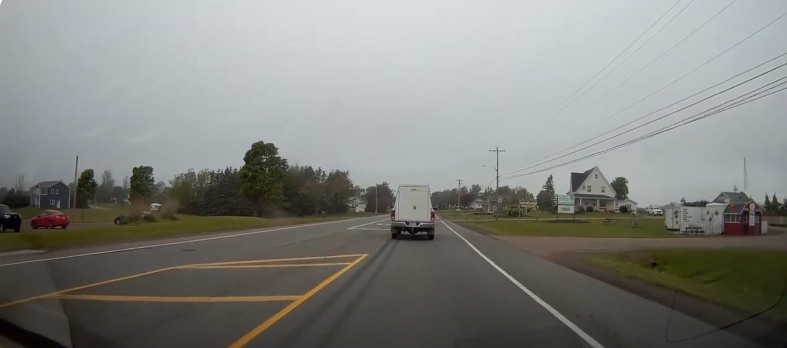
//> input picture data/test1.png, 1574 x 696 px (shown at 1/2 size)
$ ./main   (built with g++ and OpenCV 4)
//> lines starting //> are read from the running program, lines starting //| are printed output that depends on the picture
#include <iostream>
#include <opencv2/opencv.hpp>

using namespace cv;

int main(int ac, char** av)
{
  std::cout<<"q"<<std::endl;

  Mat img1;
  Mat img2;

  img1= imread("../data/test1.png", IMREAD_COLOR );
//> img1 is the input picture: 696 rows x 1574 cols, CV_8UC3; mean B, G, R 127.3, 131, 129.5
  if ( !img1.data )
  {
    printf("No image data \n");
    return -1;
  }

  img2= imread("../data/test1.png", IMREAD_COLOR );
  if ( !img2.data )
  {
    printf("No image data \n");
    return -1;
  }

  resize(img1, img1, cv::Size(img1.cols * 0.5,img1.rows * 0.5), INTER_LINEAR);
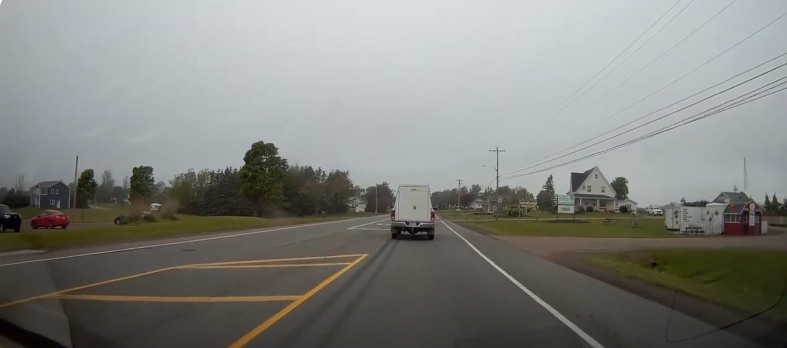
//> img1: 348 rows x 787 cols, CV_8UC3; mean B, G, R 127.4, 131.1, 129.6
  resize(img2, img2, cv::Size(img2.cols * 0.5,img2.rows * 0.5), INTER_LINEAR);

  namedWindow("Display Image1 ", WINDOW_AUTOSIZE );
  imshow("Display Image1", img1);
  namedWindow("Display Image2", WINDOW_AUTOSIZE );
  imshow("Display Image2", img2);


  //-- Step 1: Detect the keypoints using SIFT Detector, compute the descriptors
  int minHessian = 400;
  Ptr<SIFT> detector = SIFT::create( minHessian );
  std::vector<KeyPoint> keypoints1, keypoints2;
  Mat descriptors1, descriptors2;
  detector->detectAndCompute( img1, noArray(), keypoints1, descriptors1 );
//> keypoints1 = 400 keypoints; strongest (x, y, size): (577, 179, 9.8), (620, 186, 10.7), (264, 187, 55.2), (703, 204, 5.2)
  detector->detectAndCompute( img2, noArray(), keypoints2, descriptors2 );
//> keypoints2 has the same summary as keypoints1

  std::cout<<"keypoints1 size = "<<keypoints1.size()<<std::endl;
//| keypoints1 size = 400
  std::cout<<"keypoints2 size = "<<keypoints2.size()<<std::endl;
//| keypoints2 size = 400

  //-- Step 2: Matching descriptor vectors with a FLANN based matcher
  // Since SURF is a floating-point descriptor NORM_L2 is used
  Ptr<DescriptorMatcher> matcher = DescriptorMatcher::create(DescriptorMatcher::FLANNBASED);
  std::vector< std::vector<DMatch> > knn_matches;
  matcher->knnMatch( descriptors1, descriptors2, knn_matches, 2 );
//> knn_matches = 400 matches


  //-- Filter matches using the Lowe's ratio test
  const float ratio_thresh = 0.7f;
  std::vector<DMatch> good_matches;
  for (size_t i = 0; i < knn_matches.size(); i++)
  {
    if (knn_matches[i][0].distance < ratio_thresh * knn_matches[i][1].distance)
    {
      good_matches.push_back(knn_matches[i][0]);
    }
  }
//> after the loop, good_matches = 400 matches

  //-- Draw matches
  Mat img_matches;
  drawMatches( img1, keypoints1, img2, keypoints2, good_matches, img_matches, Scalar::all(-1),
      Scalar::all(-1), std::vector<char>(), DrawMatchesFlags::NOT_DRAW_SINGLE_POINTS );
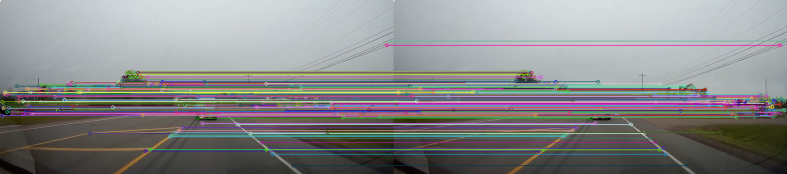
//> img_matches: 348 rows x 1574 cols, CV_8UC3 (shown at 1/2 size); mean B, G, R 136.7, 136.1, 135.7
  //-- Show detected matches
  imshow("Good Matches", img_matches );

  waitKey(0);
  return 0;
}
